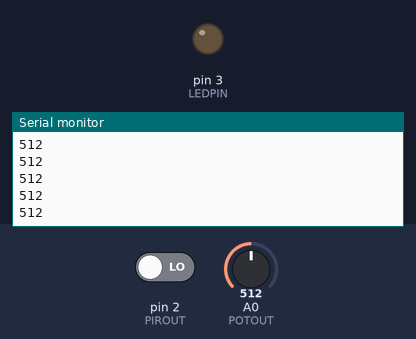
A sketch run on a simulated Arduino Uno, built with avr-gcc and run on an emulated ATmega328P. On the bench: output pins drawn as LEDs (lit = HIGH), the last lines printed to the serial monitor. Inputs (shaded band) come from the test bench; at power-on: A0 (POTOUT) = 512, pin 2 (PIROUT) LOW.

Above: at 1.2 s.
1.3 s: A0 (POTOUT) set to 307
At 1.8 s:
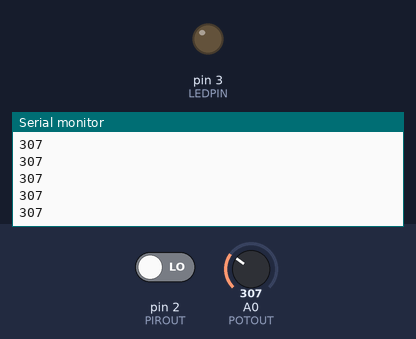
2.8 s: A0 (POTOUT) set to 291
At 4.7 s:
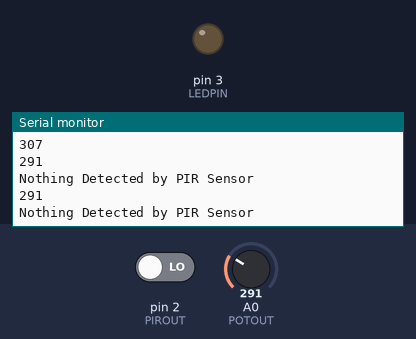
Timing chart, 0 to 6.2 s (numbered marks = the images above; inputs shaded):
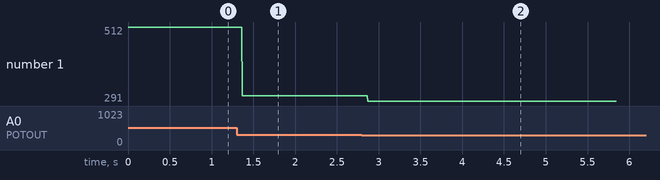

Measured:
- the behaviour switches between 301 and 300 on A0 (POTOUT) (found by bisection; images 1 and 2)
- after the input at 1.3 s, the serial monitor: prints a new line after 0.07 s (image 1)
- after the input at 2.8 s, the serial monitor: prints a new line after 0.07 s (image 2)
- plotted number 1: 512 → 307 after the input at 1.3 s, 307 → 291 after the input at 2.8 s

The sketch:

detect_human.ino
```cpp
#define PIROUT 2
#define POTOUT A0
#define LEDPIN 3
void setup()
{
  Serial.begin(9600);
  pinMode(PIROUT, INPUT);
  pinMode(LEDPIN, OUTPUT);
}
void loop()
{
  int light = analogRead(POTOUT);
  Serial.println(light);

  if(light > 300){
    digitalWrite(LEDPIN,LOW);
  }else{
    if(digitalRead(PIROUT)==HIGH){
      Serial.println("Some body is here");
      digitalWrite(LEDPIN,HIGH);
    }
    else{
      Serial.println("Nothing Detected by PIR Sensor");
      digitalWrite(LEDPIN,LOW);
    }
    delay(1000);
  }
}
```
